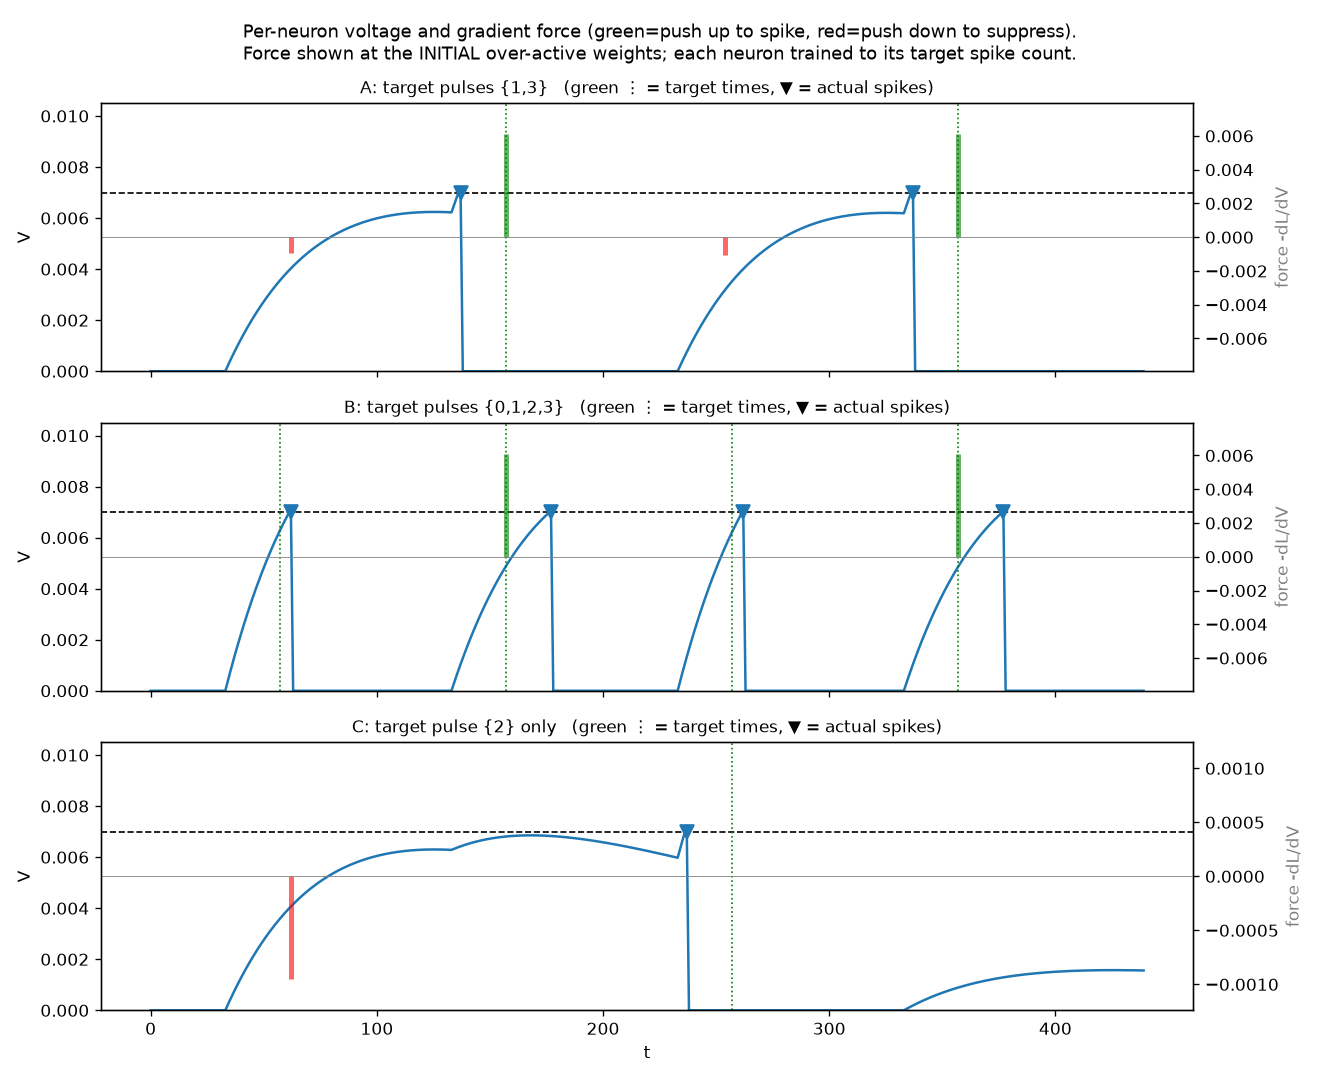

Write the Python code that produced this figure.
"""Per-neuron voltage + gradient visualisation, with EXTRA-SPIKE SUPPRESSION.

The voltage-target objective, now with both directions of force:

  create   : at a target time with no spike, push V UP toward threshold
             grad += (V(t*) - th) * dV/dw            (dead/silent -> revive)
  suppress : at a spike with no nearby target, push V DOWN below threshold
             grad += lam * (V(t_s) - (1-m)*th) * dV/dw   (kill the extra spike)

We show, for each of several output neurons (each with its own weights into a
shared set of 5 independent pulse-inputs), the voltage trace and the per-timestep
"force on the voltage" (-dL/dV): green = pushed up to make a spike, red = pushed
down to remove one.  We also compare fire-only vs fire+suppress to show the
extra-spike problem and its fix.
"""

import sys, os, types
sys.path.insert(0, "/workspace/project")
os.environ.setdefault("MPLBACKEND", "Agg")
for _n, _a in [("brian2", {"ms": 1e-3}), ("neuron_model", {"NeuronSim": object})]:
    if _n not in sys.modules:
        _m = types.ModuleType(_n)
        for _k, _v in _a.items():
            setattr(_m, _k, _v)
        sys.modules[_n] = _m

import numpy as np
import matplotlib.pyplot as plt
from grad_method import lif_tangent, TH, DIR

MARGIN = 0.12
WINDOW = 20          # a spike within WINDOW of a target counts as "that" target
LAM    = 1.0         # suppression strength


def voltage_grad(w, ia, targets, T, suppress=True):
    """Return (grad, spikes, V, force) for the create(+suppress) objective.
    force[t] = -dL/dV[t]  (up>0 to make a spike, down<0 to remove one)."""
    V, spikes, dV = lif_tangent(w, ia, T)
    g = np.zeros(len(w)); force = np.zeros(T)
    cap = (1.0 - MARGIN) * TH
    # create: targets with no spike nearby -> push V up at t*
    for tt in targets:
        if not any(abs(s - tt) <= WINDOW for s in spikes):
            if V[tt] < TH:
                g += (V[tt] - TH) * dV[tt]
                force[tt] += (TH - V[tt])
    # suppress: spikes with no target nearby -> push V down at t_s
    if suppress:
        for ts in spikes:
            if not any(abs(ts - tt) <= WINDOW for tt in targets):
                if V[ts] > cap:
                    g += LAM * (V[ts] - cap) * dV[ts]
                    force[ts] -= (V[ts] - cap)
    return g, spikes, V, force


def train(w0, ia, targets, T, suppress=True, step=4.0, iters=300):
    w = np.array(w0, float)
    for _ in range(iters):
        g = voltage_grad(w, ia, targets, T, suppress)[0]
        gn = np.linalg.norm(g)
        if gn > 1e-30:
            w = np.clip(w - step * g / gn, 20, 3000)
    return w


def pulse_inputs(onsets, T):
    ia = np.zeros((len(onsets), T), bool)
    for i, o in enumerate(onsets):
        ia[i, o] = True
    return ia


def main():
    onsets = [15, 115, 215, 315]           # 4 pulses spaced >> refractory (one input each)
    T = 440
    ia = pulse_inputs(onsets, T)
    n_in = len(onsets)

    # natural crossing time of each pulse at a strong weight -> use as target times
    cross = []
    for i in range(n_in):
        wsolo = np.zeros(n_in); wsolo[i] = 800.0
        sp = lif_tangent(wsolo, ia, T)[1]
        cross.append(sp[0] if sp else onsets[i] + 80)
    cross = np.array(cross)
    print("pulse crossing times (strong weight):", cross.tolist())

    # three output neurons, each: target = fire on a chosen SUBSET of pulses
    neurons = [
        ("A: target pulses {1,3}", [1, 3]),
        ("B: target pulses {0,1,2,3}", [0, 1, 2, 3]),
        ("C: target pulse {2} only", [2]),
    ]
    # messy init: fires pulses 0 and 2 only (weights 1,3 are sub-threshold).
    # So neuron A must CREATE 1,3 and SUPPRESS 0,2 (both forces); B only creates;
    # C only suppresses -> all three cases visible.
    w_init = np.array([700.0, 100.0, 700.0, 100.0])

    fig, axes = plt.subplots(len(neurons), 1, figsize=(11, 9), sharex=True)
    for row, (name, tgt_pulses) in enumerate(neurons):
        targets = [int(cross[i]) for i in tgt_pulses]
        w = train(w_init, ia, targets, T, suppress=True)
        g, spikes, V, force = voltage_grad(w, ia, targets, T, suppress=True)
        sp0 = lif_tangent(w_init, ia, T)[1]
        print(f"{name}: init spikes={sp0} -> trained spikes={spikes}  targets={targets}")

        ax = axes[row]
        ax.plot(V, color="C0", lw=1.5, label="V(t)")
        ax.axhline(TH, color="k", ls="--", lw=1)
        for tt in targets:
            ax.axvline(tt, color="green", ls=":", lw=1)
        ax.plot(spikes, [TH] * len(spikes), "v", color="C0", ms=8)
        ax.set_ylim(0, TH * 1.5); ax.set_ylabel("V")
        ax.set_title(f"{name}   (green ⋮ = target times, ▼ = actual spikes)", fontsize=10)
        # gradient force on twin axis
        axg = ax.twinx()
        # recompute force at the INITIAL weights to show what the gradient did
        _, _, _, force0 = voltage_grad(w_init, ia, targets, T, suppress=True)
        up = np.where(force0 > 0)[0]; dn = np.where(force0 < 0)[0]
        axg.vlines(up, 0, force0[up], color="green", lw=3, alpha=.6)
        axg.vlines(dn, 0, force0[dn], color="red", lw=3, alpha=.6)
        axg.axhline(0, color="gray", lw=.5)
        m = np.abs(force0).max() or 1
        axg.set_ylim(-1.3 * m, 1.3 * m); axg.set_ylabel("force -dL/dV", color="gray")
    axes[-1].set_xlabel("t")
    fig.suptitle("Per-neuron voltage and gradient force (green=push up to spike, "
                 "red=push down to suppress).\nForce shown at the INITIAL over-active "
                 "weights; each neuron trained to its target spike count.", fontsize=11)
    fig.tight_layout()
    fig.savefig(f"{DIR}/grad_multi_neuron.png", dpi=120)
    print(f"wrote {DIR}/grad_multi_neuron.png")

    # ── with vs without suppression, on neuron C (target = 1 spike) ──────────
    print("\nExtra-spike suppression on/off (neuron C, target = pulse 2 only):")
    targets = [int(cross[2])]
    fig2, ax2 = plt.subplots(2, 1, figsize=(11, 6), sharex=True)
    for k, sup in enumerate([False, True]):
        w = train(w_init, ia, targets, T, suppress=sup)
        V, spikes, _ = lif_tangent(w, ia, T)
        lab = "fire+SUPPRESS" if sup else "fire only (no suppression)"
        print(f"  {lab:28s}: spikes={spikes}  (target={targets})")
        a = ax2[k]
        a.plot(V, color="C0"); a.axhline(TH, color="k", ls="--", lw=1)
        for tt in targets:
            a.axvline(tt, color="green", ls=":", lw=1)
        a.plot(spikes, [TH] * len(spikes), "v", color=("C3" if not sup else "C2"), ms=9)
        a.set_ylim(0, TH * 1.5); a.set_ylabel("V")
        a.set_title(f"{lab}: {len(spikes)} spike(s)  {spikes}", fontsize=10)
    ax2[-1].set_xlabel("t")
    fig2.suptitle("Without a suppression term the extra spikes survive; with it, only "
                  "the target remains", fontsize=11)
    fig2.tight_layout()
    fig2.savefig(f"{DIR}/grad_suppression.png", dpi=120)
    print(f"wrote {DIR}/grad_suppression.png")


if __name__ == "__main__":
    main()
